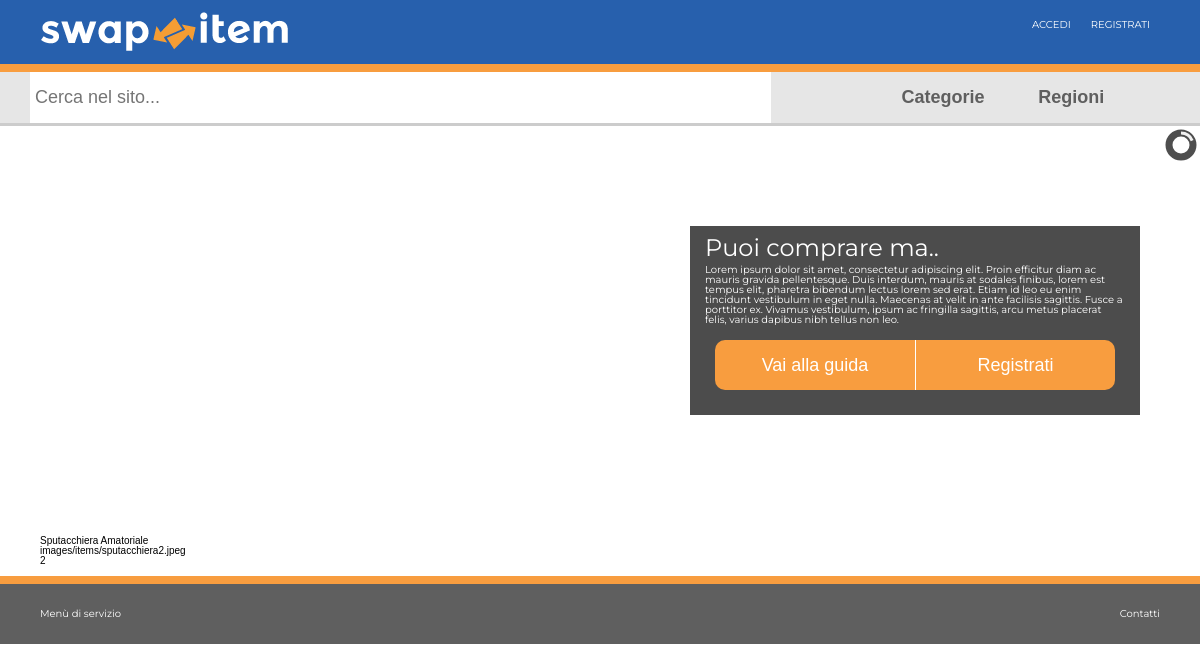
The app's page /index.php?id=2 with its own data.
### tables this page shows
CREATE TABLE `tb_item` (
  `id` int(11) NOT NULL,
  `p_swapper` int(11) NOT NULL,
  `id_categoria` int(11) NOT NULL,
  `id_categoria_figlia` int(11) NOT NULL,
  `nome_oggetto` text NOT NULL,
  `descrizione` text NOT NULL,
  `stato` tinyint(1) NOT NULL,
  `vendita` tinyint(1) NOT NULL,
  `scambio` tinyint(1) NOT NULL,
  `prezzo` float(4,2) NOT NULL,
  `data` date NOT NULL,
  `cont_like` int(11) NOT NULL
);

CREATE TABLE `tb_img_item` (
  `id` int(11) NOT NULL,
  `p_item` int(11) NOT NULL,
  `nome_img` varchar(500) NOT NULL,
  `path` varchar(500) NOT NULL,
  `size` int(11) NOT NULL
);

### index.php (called while the page is built, shortened)
<?php
include "includes/header.php";
$view = new ControllerItems();
$view->View();
include "includes/footer.php";
?>

### Models/Model_Items.php (called while the page is built, shortened)
<?php
class Items {
	private $conn;
	public function __construct()
	{
		$database = new Database();
		$db = $database->dbConnection();
		$this->conn = $db;
    }
	public function ShowItem($id){
		try{
			 $stmt=$this->conn->prepare("SELECT * FROM tb_item INNER JOIN tb_img_item ON tb_item.id=tb_img_item.p_item INNER JOIN tb_swapper ON tb_swapper.id=tb_item.p_swapper WHERE tb_item.id=:id");
			 $stmt->bindparam(":id",$id);
			 $stmt->execute();
			 $editRow=$stmt->fetchAll(PDO::FETCH_ASSOC);
			 return $editRow;
			}
			catch(PDOException $e)
			{
			 echo $e->getMessage();
			 return false;
			}
		}
}
?>

### Views/View-Item.php (the view, shortened to what this page needs)
<!doctype html>
<html>
<head>
</head>
<body>
<?php
$items = new Items();
	$row = $items->ShowItem($_GET['id']);
?>
<?PHP
for($i=0; $i<count($row); $i++){
	echo $row[$i]['nome_oggetto']."</br>";
	echo $row[$i]['path']."</br>";
	echo $row[$i]['p_swapper']."</br>";
}
?>
</body>
</html>

### css/style.css (style rules this page uses)
* { -moz-box-sizing: border-box;-webkit-box-sizing: border-box;box-sizing: border-box; font-family:sans-serif; }
html, body, div, span, applet, object, iframe, h1, h2, h3, h4, h5, h6, p, blockquote, pre, a, abbr, acronym, address, big, cite, code, del, dfn, em, img, ins, kbd, q, s, samp, small, strike, strong, sub, sup, tt, var, b, u, i, center, dl, dt, dd, ol, ul, li, fieldset, form, label, legend, table, caption, tbody, tfoot, thead, tr, th, td, article, aside, canvas, details, embed, figure, figcaption, footer, header, hgroup, menu, nav, output, ruby, section, summary, time, mark, audio, video { margin: 0;padding: 0;border: 0;font-size: 100%;font: inherit;vertical-align: baseline; text-decoration:none; }
body { line-height: 1; }
body { font-size:62.5%;font-family: 'Montserrat', sans-serif; }

### records on screen
tb_item: nome_oggetto "Sputacchiera Amatoriale", tb_img_item.path "images/items/sputacchiera2.jpeg", p_swapper "2"
